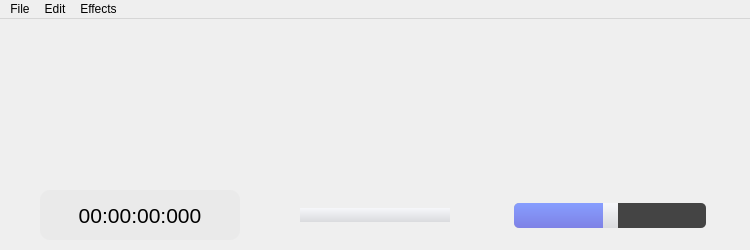
<?xml version="1.0" encoding="UTF-8"?>
<ui version="4.0">
 <class>Editor</class>
 <widget class="QMainWindow" name="Editor">
  <property name="geometry">
   <rect>
    <x>0</x>
    <y>0</y>
    <width>750</width>
    <height>250</height>
   </rect>
  </property>
  <property name="sizePolicy">
   <sizepolicy hsizetype="Fixed" vsizetype="Fixed">
    <horstretch>0</horstretch>
    <verstretch>0</verstretch>
   </sizepolicy>
  </property>
  <property name="minimumSize">
   <size>
    <width>750</width>
    <height>250</height>
   </size>
  </property>
  <property name="maximumSize">
   <size>
    <width>750</width>
    <height>250</height>
   </size>
  </property>
  <property name="mouseTracking">
   <bool>false</bool>
  </property>
  <property name="windowTitle">
   <string>AuDit</string>
  </property>
  <property name="windowIcon">
   <iconset resource="resources.qrc">
    <normaloff>:/icons/AppIco.png</normaloff>:/icons/AppIco.png</iconset>
  </property>
  <property name="styleSheet">
   <string notr="true"/>
  </property>
  <widget class="QWidget" name="centralwidget">
   <property name="sizePolicy">
    <sizepolicy hsizetype="Preferred" vsizetype="Preferred">
     <horstretch>0</horstretch>
     <verstretch>0</verstretch>
    </sizepolicy>
   </property>
   <property name="mouseTracking">
    <bool>false</bool>
   </property>
   <layout class="QVBoxLayout" name="verticalLayout" stretch="3,0,1,0">
    <property name="spacing">
     <number>0</number>
    </property>
    <property name="sizeConstraint">
     <enum>QLayout::SetDefaultConstraint</enum>
    </property>
    <property name="leftMargin">
     <number>0</number>
    </property>
    <property name="topMargin">
     <number>0</number>
    </property>
    <property name="rightMargin">
     <number>0</number>
    </property>
    <property name="bottomMargin">
     <number>0</number>
    </property>
    <item>
     <widget class="Track" name="track" native="true">
      <property name="enabled">
       <bool>false</bool>
      </property>
      <property name="minimumSize">
       <size>
        <width>750</width>
        <height>150</height>
       </size>
      </property>
      <property name="cursor">
       <cursorShape>IBeamCursor</cursorShape>
      </property>
      <property name="mouseTracking">
       <bool>true</bool>
      </property>
      <property name="autoFillBackground">
       <bool>true</bool>
      </property>
     </widget>
    </item>
    <item>
     <spacer name="verticalSpacer_2">
      <property name="orientation">
       <enum>Qt::Vertical</enum>
      </property>
      <property name="sizeType">
       <enum>QSizePolicy::Fixed</enum>
      </property>
      <property name="sizeHint" stdset="0">
       <size>
        <width>20</width>
        <height>10</height>
       </size>
      </property>
     </spacer>
    </item>
    <item>
     <layout class="QHBoxLayout" name="menuLayout" stretch="0,1,1,1,1,1,0,0">
      <property name="spacing">
       <number>0</number>
      </property>
      <property name="sizeConstraint">
       <enum>QLayout::SetDefaultConstraint</enum>
      </property>
      <property name="leftMargin">
       <number>0</number>
      </property>
      <property name="topMargin">
       <number>0</number>
      </property>
      <property name="rightMargin">
       <number>0</number>
      </property>
      <property name="bottomMargin">
       <number>0</number>
      </property>
      <item>
       <spacer name="horizontalSpacer">
        <property name="orientation">
         <enum>Qt::Horizontal</enum>
        </property>
        <property name="sizeType">
         <enum>QSizePolicy::Fixed</enum>
        </property>
        <property name="sizeHint" stdset="0">
         <size>
          <width>40</width>
          <height>20</height>
         </size>
        </property>
       </spacer>
      </item>
      <item>
       <widget class="QLabel" name="time">
        <property name="sizePolicy">
         <sizepolicy hsizetype="Fixed" vsizetype="Fixed">
          <horstretch>0</horstretch>
          <verstretch>0</verstretch>
         </sizepolicy>
        </property>
        <property name="minimumSize">
         <size>
          <width>200</width>
          <height>50</height>
         </size>
        </property>
        <property name="font">
         <font>
          <family>Helvetica</family>
          <pointsize>16</pointsize>
          <weight>50</weight>
          <bold>false</bold>
         </font>
        </property>
        <property name="toolTip">
         <string>hh:mm:ss:ms:mc</string>
        </property>
        <property name="styleSheet">
         <string notr="true">QLabel
{
	background:#EAEAEA;
	border-radius:10px;
}</string>
        </property>
        <property name="text">
         <string>00:00:00:000</string>
        </property>
        <property name="textFormat">
         <enum>Qt::PlainText</enum>
        </property>
        <property name="scaledContents">
         <bool>false</bool>
        </property>
        <property name="alignment">
         <set>Qt::AlignCenter</set>
        </property>
        <property name="wordWrap">
         <bool>false</bool>
        </property>
       </widget>
      </item>
      <item>
       <spacer name="horizontalSpacer2">
        <property name="orientation">
         <enum>Qt::Horizontal</enum>
        </property>
        <property name="sizeType">
         <enum>QSizePolicy::Preferred</enum>
        </property>
        <property name="sizeHint" stdset="0">
         <size>
          <width>40</width>
          <height>20</height>
         </size>
        </property>
       </spacer>
      </item>
      <item>
       <widget class="QPushButton" name="stop">
        <property name="enabled">
         <bool>true</bool>
        </property>
        <property name="sizePolicy">
         <sizepolicy hsizetype="Fixed" vsizetype="Fixed">
          <horstretch>0</horstretch>
          <verstretch>0</verstretch>
         </sizepolicy>
        </property>
        <property name="minimumSize">
         <size>
          <width>75</width>
          <height>0</height>
         </size>
        </property>
        <property name="styleSheet">
         <string notr="true">QPushButton {
 	border-top-left-radius: 10px;
	border-bottom-left-radius:10px;
    background-color: qlineargradient(x1: 0, y1: 0, x2: 0, y2: 1, stop: 0 #f6f7fa, stop: 1 #dadbde);
	border:none;
}

QPushButton:hover
{
	background-color: qlineargradient(x1: 0, y1: 0, x2: 0, y2: 1, stop: 0.25 #f6f7fa, stop: 1 #dadbde);
}

QPushButton:pressed {
    background-color: qlineargradient(x1: 0, y1: 0, x2: 0, y2: 1,
                                      stop: 0 #dadbde, stop: 1 #f6f7fa);
}


</string>
        </property>
        <property name="text">
         <string/>
        </property>
        <property name="icon">
         <iconset resource="resources.qrc">
          <normaloff>:/icons/StopIco.png</normaloff>:/icons/StopIco.png</iconset>
        </property>
        <property name="iconSize">
         <size>
          <width>50</width>
          <height>50</height>
         </size>
        </property>
       </widget>
      </item>
      <item>
       <widget class="QPushButton" name="toggle">
        <property name="enabled">
         <bool>true</bool>
        </property>
        <property name="sizePolicy">
         <sizepolicy hsizetype="Fixed" vsizetype="Fixed">
          <horstretch>0</horstretch>
          <verstretch>0</verstretch>
         </sizepolicy>
        </property>
        <property name="minimumSize">
         <size>
          <width>75</width>
          <height>0</height>
         </size>
        </property>
        <property name="styleSheet">
         <string notr="true">QPushButton {

    border-top-right-radius: 10px;
	border-bottom-right-radius:10px;
    background-color: qlineargradient(x1: 0, y1: 0, x2: 0, y2: 1, stop: 0 #f6f7fa, stop: 1 #dadbde);
}

QPushButton:hover
{
	background-color: qlineargradient(x1: 0, y1: 0, x2: 0, y2: 1, stop: 0.25 #f6f7fa, stop: 1 #dadbde);
}


QPushButton:pressed {
    background-color: qlineargradient(x1: 0, y1: 0, x2: 0, y2: 1, stop: 0 #dadbde, stop: 1 #f6f7fa);
}

</string>
        </property>
        <property name="text">
         <string/>
        </property>
        <property name="icon">
         <iconset resource="resources.qrc">
          <normaloff>:/icons/PlayIco.png</normaloff>
          <normalon>:/icons/PauseIco.png</normalon>:/icons/PlayIco.png</iconset>
        </property>
        <property name="iconSize">
         <size>
          <width>50</width>
          <height>50</height>
         </size>
        </property>
        <property name="checkable">
         <bool>true</bool>
        </property>
       </widget>
      </item>
      <item>
       <spacer name="horizontalSpacer3">
        <property name="orientation">
         <enum>Qt::Horizontal</enum>
        </property>
        <property name="sizeType">
         <enum>QSizePolicy::Preferred</enum>
        </property>
        <property name="sizeHint" stdset="0">
         <size>
          <width>40</width>
          <height>20</height>
         </size>
        </property>
       </spacer>
      </item>
      <item>
       <widget class="QSlider" name="volume">
        <property name="enabled">
         <bool>true</bool>
        </property>
        <property name="sizePolicy">
         <sizepolicy hsizetype="Fixed" vsizetype="Fixed">
          <horstretch>0</horstretch>
          <verstretch>0</verstretch>
         </sizepolicy>
        </property>
        <property name="minimumSize">
         <size>
          <width>200</width>
          <height>50</height>
         </size>
        </property>
        <property name="styleSheet">
         <string notr="true">
QSlider::groove:horizontal {
    background: qlineargradient(x1:0, y1:0, x2:0, y2:1, stop:0 #B1B1B1, stop:1 #c4c4c4);
    left: 4px; right: 4px;
	height:25px;
	border-radius:5px;
}

QSlider::handle:horizontal {
	width:15px;
    background: qlineargradient(x1: 0, y1: 0, x2: 0, y2: 1, stop: 0 #f6f7fa, stop: 1 #dadbde);
}

QSlider::handle:horizontal:hover
{
background-color: qlineargradient(x1: 0, y1: 0, x2: 0, y2: 1, stop: 0.25 #f6f7fa, stop: 1 #dadbde);
}

QSlider::add-page:horizontal {
    background: #444444;
	border-radius:5px;
}

QSlider::sub-page:horizontal {
    background: qlineargradient(x1:0, y1:0, x2:0, y2:1, stop:0 #879EFF, stop:1 #7E81E5);
	border-radius:5px;
}

QSlider::sub-page:horizontal:disabled {
    background: #AAAAAA;
	border-radius:5px;
}

QSlider::add-page:horizontal:disabled {
    background: #CCCCCC;
	border-radius:5px;
}
</string>
        </property>
        <property name="maximum">
         <number>100</number>
        </property>
        <property name="singleStep">
         <number>1</number>
        </property>
        <property name="value">
         <number>50</number>
        </property>
        <property name="orientation">
         <enum>Qt::Horizontal</enum>
        </property>
        <property name="invertedControls">
         <bool>false</bool>
        </property>
       </widget>
      </item>
      <item>
       <spacer name="horizontalSpacer1">
        <property name="orientation">
         <enum>Qt::Horizontal</enum>
        </property>
        <property name="sizeType">
         <enum>QSizePolicy::Fixed</enum>
        </property>
        <property name="sizeHint" stdset="0">
         <size>
          <width>40</width>
          <height>20</height>
         </size>
        </property>
       </spacer>
      </item>
     </layout>
    </item>
    <item>
     <spacer name="verticalSpacer">
      <property name="orientation">
       <enum>Qt::Vertical</enum>
      </property>
      <property name="sizeType">
       <enum>QSizePolicy::Fixed</enum>
      </property>
      <property name="sizeHint" stdset="0">
       <size>
        <width>20</width>
        <height>10</height>
       </size>
      </property>
     </spacer>
    </item>
   </layout>
  </widget>
  <widget class="QMenuBar" name="menubar">
   <property name="geometry">
    <rect>
     <x>0</x>
     <y>0</y>
     <width>750</width>
     <height>21</height>
    </rect>
   </property>
   <property name="defaultUp">
    <bool>false</bool>
   </property>
   <property name="nativeMenuBar">
    <bool>true</bool>
   </property>
   <widget class="QMenu" name="menuFile">
    <property name="styleSheet">
     <string notr="true">QMenu
{
	border: 0px;
}</string>
    </property>
    <property name="title">
     <string>File</string>
    </property>
    <addaction name="actionOpen"/>
    <addaction name="actionSave"/>
    <addaction name="actionProps"/>
   </widget>
   <widget class="QMenu" name="menuEdit">
    <property name="styleSheet">
     <string notr="true">QMenu
{
	border: 0px;
}</string>
    </property>
    <property name="title">
     <string>Edit</string>
    </property>
    <addaction name="actionCopy"/>
    <addaction name="actionPaste"/>
    <addaction name="actionCut"/>
    <addaction name="actionErase"/>
   </widget>
   <widget class="QMenu" name="menuEffects">
    <property name="styleSheet">
     <string notr="true">QMenu
{
	border: 0px;
}</string>
    </property>
    <property name="title">
     <string>Effects</string>
    </property>
    <widget class="QMenu" name="menuGenerate_tone">
     <property name="enabled">
      <bool>true</bool>
     </property>
     <property name="title">
      <string>Generate tone</string>
     </property>
     <property name="icon">
      <iconset resource="resources.qrc">
       <normaloff>:/icons/ToneIco.png</normaloff>:/icons/ToneIco.png</iconset>
     </property>
     <addaction name="actionC"/>
     <addaction name="actionD"/>
     <addaction name="actionE"/>
     <addaction name="actionF"/>
     <addaction name="actionG"/>
     <addaction name="actionA"/>
     <addaction name="actionH"/>
    </widget>
    <addaction name="menuGenerate_tone"/>
    <addaction name="actionReverse"/>
    <addaction name="actionFade_in"/>
    <addaction name="actionFade_out"/>
    <addaction name="actionWhite_noise"/>
   </widget>
   <addaction name="menuFile"/>
   <addaction name="menuEdit"/>
   <addaction name="menuEffects"/>
  </widget>
  <action name="actionOpen">
   <property name="icon">
    <iconset resource="resources.qrc">
     <normaloff>:/icons/OpenIco.png</normaloff>:/icons/OpenIco.png</iconset>
   </property>
   <property name="text">
    <string>Open</string>
   </property>
   <property name="shortcut">
    <string>Ctrl+O</string>
   </property>
  </action>
  <action name="actionSave">
   <property name="icon">
    <iconset resource="resources.qrc">
     <normaloff>:/icons/SaveIco.png</normaloff>:/icons/SaveIco.png</iconset>
   </property>
   <property name="text">
    <string>Save</string>
   </property>
   <property name="shortcut">
    <string>Ctrl+S</string>
   </property>
  </action>
  <action name="actionProps">
   <property name="enabled">
    <bool>true</bool>
   </property>
   <property name="icon">
    <iconset resource="resources.qrc">
     <normaloff>:/icons/InfoIco.png</normaloff>:/icons/InfoIco.png</iconset>
   </property>
   <property name="text">
    <string>Properties</string>
   </property>
   <property name="shortcut">
    <string>Ctrl+I</string>
   </property>
  </action>
  <action name="actionCopy">
   <property name="icon">
    <iconset resource="resources.qrc">
     <normaloff>:/icons/CopyIco.png</normaloff>:/icons/CopyIco.png</iconset>
   </property>
   <property name="text">
    <string>Copy</string>
   </property>
   <property name="shortcut">
    <string>Ctrl+C</string>
   </property>
  </action>
  <action name="actionCut">
   <property name="icon">
    <iconset resource="resources.qrc">
     <normaloff>:/icons/CutIco.png</normaloff>:/icons/CutIco.png</iconset>
   </property>
   <property name="text">
    <string>Cut</string>
   </property>
   <property name="shortcut">
    <string>Ctrl+X</string>
   </property>
  </action>
  <action name="actionC">
   <property name="text">
    <string>C⁴</string>
   </property>
  </action>
  <action name="actionD">
   <property name="text">
    <string>D⁴</string>
   </property>
  </action>
  <action name="actionE">
   <property name="text">
    <string>E⁴</string>
   </property>
  </action>
  <action name="actionF">
   <property name="text">
    <string>F⁴</string>
   </property>
  </action>
  <action name="actionG">
   <property name="text">
    <string>G⁴</string>
   </property>
  </action>
  <action name="actionA">
   <property name="text">
    <string>A⁴</string>
   </property>
  </action>
  <action name="actionH">
   <property name="text">
    <string>H⁴</string>
   </property>
  </action>
  <action name="actionReverse">
   <property name="icon">
    <iconset resource="resources.qrc">
     <normaloff>:/icons/ReverseIco.png</normaloff>:/icons/ReverseIco.png</iconset>
   </property>
   <property name="text">
    <string>Reverse track</string>
   </property>
   <property name="shortcut">
    <string>Ctrl+R</string>
   </property>
  </action>
  <action name="actionPaste">
   <property name="icon">
    <iconset resource="resources.qrc">
     <normaloff>:/icons/PasteIco.png</normaloff>:/icons/PasteIco.png</iconset>
   </property>
   <property name="text">
    <string>Paste</string>
   </property>
   <property name="shortcut">
    <string>Ctrl+V</string>
   </property>
  </action>
  <action name="actionFade_in">
   <property name="icon">
    <iconset resource="resources.qrc">
     <normaloff>:/icons/FadeInIco.png</normaloff>:/icons/FadeInIco.png</iconset>
   </property>
   <property name="text">
    <string>Fade in</string>
   </property>
  </action>
  <action name="actionFade_out">
   <property name="icon">
    <iconset resource="resources.qrc">
     <normaloff>:/icons/FadeOutIco.png</normaloff>:/icons/FadeOutIco.png</iconset>
   </property>
   <property name="text">
    <string>Fade out</string>
   </property>
  </action>
  <action name="actionErase">
   <property name="icon">
    <iconset resource="resources.qrc">
     <normaloff>:/icons/EraseIco.png</normaloff>:/icons/EraseIco.png</iconset>
   </property>
   <property name="text">
    <string>Erase</string>
   </property>
   <property name="shortcut">
    <string>Del</string>
   </property>
  </action>
  <action name="actionWhite_noise">
   <property name="icon">
    <iconset resource="resources.qrc">
     <normaloff>:/icons/NoiseIco.png</normaloff>:/icons/NoiseIco.png</iconset>
   </property>
   <property name="text">
    <string>White noise</string>
   </property>
  </action>
 </widget>
 <customwidgets>
  <customwidget>
   <class>Track</class>
   <extends>QWidget</extends>
   <header>Track.hpp</header>
   <container>1</container>
  </customwidget>
 </customwidgets>
 <resources>
  <include location="resources.qrc"/>
 </resources>
 <connections/>
 <slots>
  <slot>newFile()</slot>
  <slot>openFile()</slot>
  <slot>about()</slot>
  <slot>saveFile()</slot>
 </slots>
</ui>
